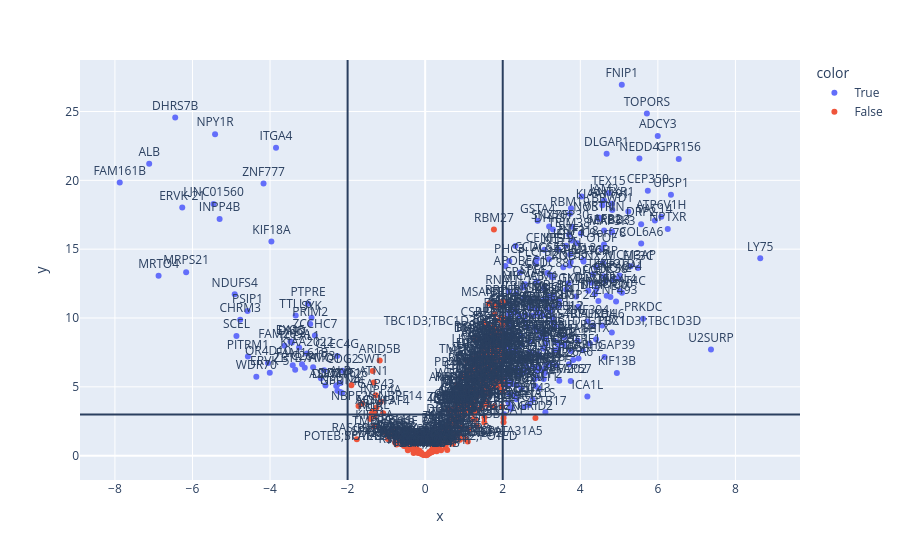

The code cell stored with this chart in its notebook:
### Code cell
# use plotly express for volcano plot to allow interactive annotations
fig = px.scatter(x=fc_val, y=p_val, text=unique_sites['gene'], color=sig_filter)
fig.update_traces(textposition='top center')
fig.add_hline(y=(-np.log(0.05)))
fig.add_vline(x=2)
fig.add_vline(x=-2)

# save figure as vector
# fig.write_image('volcano.svg')

### Figure 1 — Plotly figure (JSON) as saved in the notebook; plotly's stock layout.template omitted (floating-point values rounded to 4 significant figures; data arrays with more than 128 entries replaced by an {"elided": "..."} marker saying what was removed)
{"data": [{"hovertemplate": "color=True<br>x=%{x}<br>y=%{y}<br>text=%{text}<extra></extra>", "legendgroup": "True", "marker": {"color": "#636efa", "symbol": "circle"}, "mode": "markers+text", "name": "True", "orientation": "v", "showlegend": true, "text": {"elided": "279 str values"}, "textposition": "top center", "type": "scatter", "x": {"elided": "279 float values"}, "xaxis": "x", "y": {"elided": "279 float values"}, "yaxis": "y"}, {"hovertemplate": "color=False<br>x=%{x}<br>y=%{y}<br>text=%{text}<extra></extra>", "legendgroup": "False", "marker": {"color": "#EF553B", "symbol": "circle"}, "mode": "markers+text", "name": "False", "orientation": "v", "showlegend": true, "text": {"elided": "317 str values"}, "textposition": "top center", "type": "scatter", "x": {"elided": "317 float values"}, "xaxis": "x", "y": {"elided": "317 float values"}, "yaxis": "y"}], "layout": {"legend": {"title": {"text": "color"}, "tracegroupgap": 0}, "margin": {"t": 60}, "shapes": [{"type": "line", "x0": 0, "x1": 1, "xref": "x domain", "y0": 2.996, "y1": 2.996, "yref": "y"}, {"type": "line", "x0": 2, "x1": 2, "xref": "x", "y0": 0, "y1": 1, "yref": "y domain"}, {"type": "line", "x0": -2, "x1": -2, "xref": "x", "y0": 0, "y1": 1, "yref": "y domain"}], "xaxis": {"anchor": "y", "domain": [0, 1], "title": {"text": "x"}}, "yaxis": {"anchor": "x", "domain": [0, 1], "title": {"text": "y"}}}}
